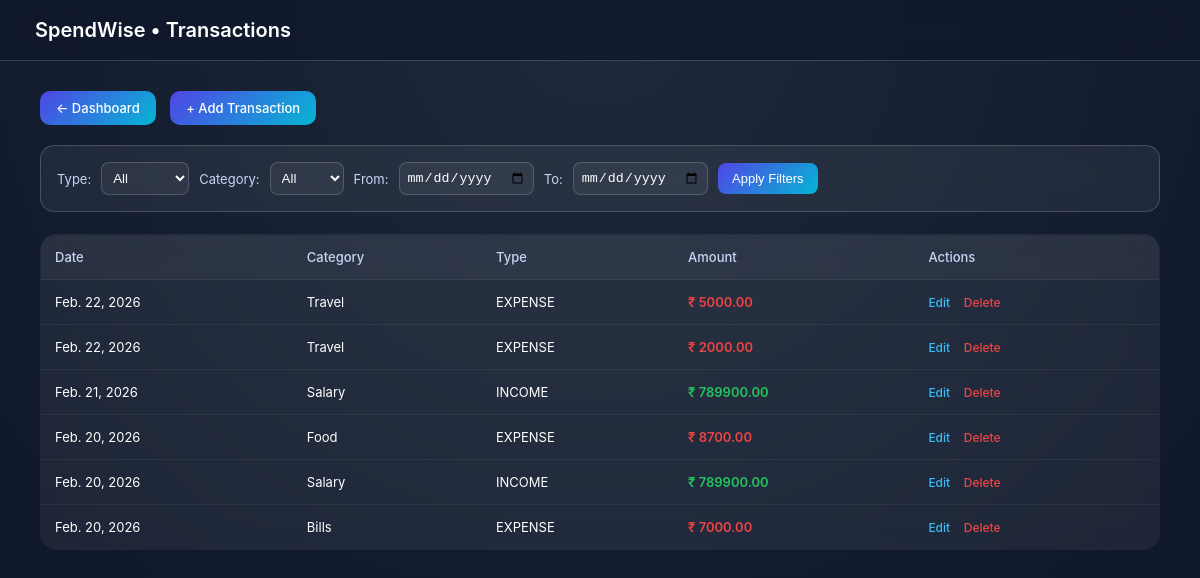
Page /transactions/ (signed in) on the committed database.
### tracker/models.py (models this page shows, shortened)
class Transaction(models.Model):
    TYPE_CHOICES = (
        ('INCOME', 'Income'),
        ('EXPENSE', 'Expense'),
    )
    user = models.ForeignKey(User, on_delete=models.CASCADE)
    amount = models.DecimalField(max_digits=10, decimal_places=2)
    type = models.CharField(max_length=10, choices=TYPE_CHOICES)
    category = models.ForeignKey(Category, on_delete=models.SET_NULL, null=True)
    date = models.DateField()
    description = models.CharField(max_length=255, blank=True)
    created_at = models.DateTimeField(auto_now_add=True)

class Category(models.Model):
    TYPE_CHOICES = (
        ('INCOME', 'Income'),
        ('EXPENSE', 'Expense'),
    )
    name = models.CharField(max_length=50)
    type = models.CharField(max_length=10, choices=TYPE_CHOICES)
    def __str__(self):
        return self.name

### tracker/views.py (the view)
# urls.py: path('transactions/', views.transactions_list, name='transactions_list'),
@login_required
def transactions_list(request):
    transactions = Transaction.objects.filter(user=request.user)
    txn_type = request.GET.get('type')
    category = request.GET.get('category')
    start_date = request.GET.get('start')
    end_date = request.GET.get('end')
    if txn_type and txn_type != "ALL":
        transactions = transactions.filter(type=txn_type)
    if category and category != "ALL":
        transactions = transactions.filter(category_id=category)
    if start_date:
        transactions = transactions.filter(date__gte=start_date)
    if end_date:
        transactions = transactions.filter(date__lte=end_date)
    categories = Category.objects.all()
    return render(request, 'tracker/transactions_list.html', {
        'transactions': transactions.order_by('-date'),
        'categories': categories,
        'selected_type': txn_type,
        'selected_category': category,
        'start_date': start_date,
        'end_date': end_date,
    })

### tracker/templates/tracker/transactions_list.html (shortened to what this page needs)
<!DOCTYPE html>
<html>
<head>
</head>
<body>
<div class="navbar">
    SpendWise • Transactions
</div>
<div class="container">
    <div class="top-bar">
        <a href="/" class="btn">← Dashboard</a>
        <a href="/add/" class="btn">+ Add Transaction</a>
    </div>
    <form method="get" class="filter-bar">
        <label>Type:</label>
        <select name="type">
            <option value="ALL">All</option>
        </select>
        <label>Category:</label>
        <select name="category">
            <option value="ALL">All</option>
        </select>
        <label>From:</label>
        <input type="date" name="start" value="{{ start_date }}">
        <label>To:</label>
        <input type="date" name="end" value="{{ end_date }}">
        <button type="submit">Apply Filters</button>
    </form>
    <table>
        <tr>
            <th>Date</th>
            <th>Category</th>
            <th>Type</th>
            <th>Amount</th>
            <th>Actions</th>
        </tr>
        {% for txn in transactions %}
        <tr>
            <td>{{ txn.date }}</td>
            <td>{{ txn.category }}</td>
            <td>{{ txn.type }}</td>
            <td class="{% if txn.type == 'INCOME' %}income{% else %}expense{% endif %}">
                ₹ {{ txn.amount }}
            </td>
            <td class="actions">
                <a href="/edit/{{ txn.id }}/" class="edit">Edit</a>
                <a href="/delete/{{ txn.id }}/" class="delete">Delete</a>
            </td>
        </tr>
        {% empty %}
        <tr>
            <td colspan="5">No transactions found</td>
        </tr>
        {% endfor %}
    </table>
</div>
</body>
</html>

### tracker/templates/tracker/transactions_list.html (style rules this page uses)
:root { --bg1: #0f172a; --bg2: #1e293b; --glass: rgba(255,255,255,0.06); --border: rgba(255,255,255,0.18); --accent: #38bdf8; }
body { margin: 0; font-family: -apple-system, BlinkMacSystemFont, "Segoe UI", Roboto, Arial; background: radial-gradient(circle at top, var(--bg2), var(--bg1)); color: white; }
.navbar { background: rgba(15,23,42,0.75); backdrop-filter: blur(10px); padding: 18px 35px; font-size: 20px; font-weight: 600; border-bottom: 1px solid var(--border); position: sticky; top: 0; }
.container { padding: 30px 40px; }
.top-bar { margin-bottom: 20px; }
.btn { display: inline-block; background: linear-gradient(135deg, #4f46e5, #06b6d4); color: white; padding: 9px 16px; border-radius: 10px; text-decoration: none; font-size: 13px; font-weight: 500; margin-right: 10px; transition: 0.25s ease; }
.filter-bar { background: var(--glass); backdrop-filter: blur(12px); border: 1px solid var(--border); padding: 16px; border-radius: 14px; margin-bottom: 22px; display: flex; align-items: center; gap: 10px; flex-wrap: wrap; }
label { font-size: 13px; color: #cbd5f5; }
select, input { padding: 7px; border-radius: 8px; border: 1px solid var(--border); background: rgba(255,255,255,0.05); color: white; outline: none; }
option { background: #0f172a; color: white; }
button { background: linear-gradient(135deg, #4f46e5, #06b6d4); color: white; border: none; padding: 8px 14px; border-radius: 8px; cursor: pointer; font-size: 13px; font-weight: 500; }
table { width: 100%; border-collapse: collapse; background: var(--glass); backdrop-filter: blur(12px); border-radius: 16px; overflow: hidden; border: 1px solid var(--border); }
th { text-align: left; font-size: 13px; font-weight: 500; color: #cbd5f5; padding: 14px; background: rgba(255,255,255,0.04); }
td { padding: 14px; font-size: 13px; border-top: 1px solid rgba(255,255,255,0.05); }
.income { color: #22c55e; font-weight: 600; }
.expense { color: #ef4444; font-weight: 600; }
.actions a { text-decoration: none; margin-right: 10px; font-size: 12px; font-weight: 500; }
.edit { color: #38bdf8; }
.delete { color: #ef4444; }

### rows in the picture
Transaction: date "Feb. 22, 2026", category "Travel", type "EXPENSE", amount "5000.00"
Transaction: date "Feb. 22, 2026", category "Travel", type "EXPENSE", amount "2000.00"
Transaction: date "Feb. 21, 2026", category "Salary", type "INCOME", amount "789900.00"
Transaction: date "Feb. 20, 2026", category "Food", type "EXPENSE", amount "8700.00"
Transaction: date "Feb. 20, 2026", category "Salary", type "INCOME", amount "789900.00"
Transaction: date "Feb. 20, 2026", category "Bills", type "EXPENSE", amount "7000.00"
